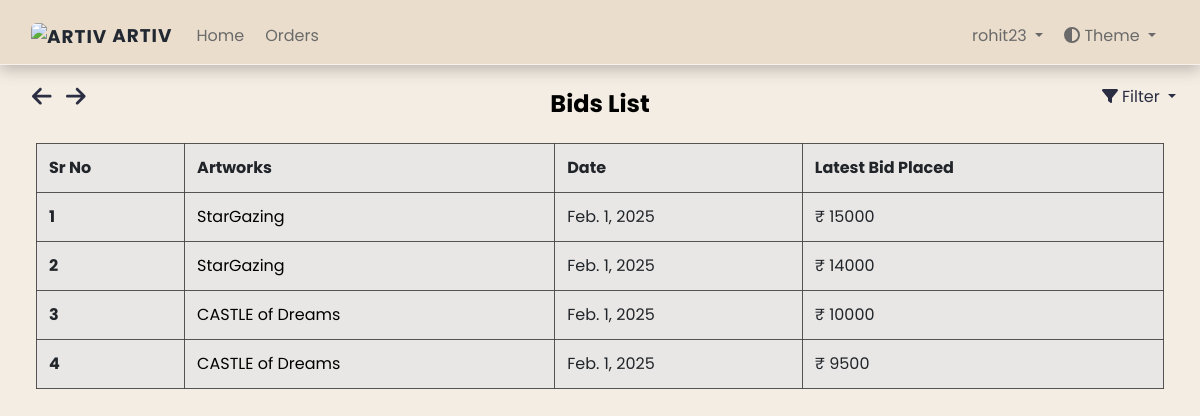
/dashboard/bidlist/ (signed in), run on the app's committed database.
### dashboard/models.py (models this page shows, shortened)
class Bid(models.Model):
    user = models.ForeignKey(settings.AUTH_USER_MODEL, on_delete=models.CASCADE)
    product = models.ForeignKey(Artwork, on_delete=models.CASCADE, related_name="bids")
    bid_date = models.DateField(auto_now_add=True)
    bid_amt = models.IntegerField(default=1)

class Artwork(models.Model):
    SALE_TYPE_CHOICES = [
        ("discount", "Discount"),
        ("auction", "Auction"),
    ]
    sale_type = models.CharField(
        max_length=50, choices=SALE_TYPE_CHOICES, default="auction"
    )
    product_id = models.CharField(max_length=255, default="")
    product_name = models.CharField(max_length=255)
    product_price = models.IntegerField(default=0)
    opening_bid = models.IntegerField(default=0, null=True, blank=True)
    product_cat = models.ForeignKey(
        "Catalogue", on_delete=models.CASCADE, null=True, blank=True
    )
    product_qty = models.IntegerField(default=0)
    product_image = models.ImageField(upload_to="arts/")
    dimension_unit = models.CharField(
        max_length=2, choices=[("cm", "Centimeters"), ("ft", "Feet")]
    )
    length_in_centimeters = models.FloatField(default=0, blank=True, null=True)
    width_in_centimeters = models.FloatField(default=0, blank=True, null=True)
    foot = models.FloatField(default=0, blank=True, null=True)
    inches = models.FloatField(default=0, blank=True, null=True)
    created_at = models.DateTimeField(auto_now_add=True)
    end_date = models.DateField(null=True, blank=True, db_index=True)
    user = models.ForeignKey(
        settings.AUTH_USER_MODEL, on_delete=models.CASCADE, null=True, blank=True
    )
    is_sold = models.BooleanField(default=False)
    is_purchased = models.BooleanField(default=False)
    status = models.CharField(
        max_length=50,
        choices=[
            ("active", "Active"),
            ("closed", "Closed"),
            ("waiting_for_response", "Waiting for Response"),
            ("unsold", "Unsold"),
        ],
        default="active",
    )
    response_deadline = models.DateTimeField(blank=True, null=True, db_index=True)
    buyer_response = models.CharField(
        max_length=11,
        choices=[("yes", "Yes"), ("no", "No"), ("no_response", "No Response")],
        default="no_response",
    )
    discounted_price = models.DecimalField(
        max_digits=10, decimal_places=2, null=True, blank=True
    )
    def __str__(self):
        return self.product_name

### dashboard/views.py (the view)
# urls.py: path('bidlist/', views.BidListView.as_view(), name="bid_list"),
class BidListView(LoginRequiredMixin, ListView):
    model = Bid
    template_name = 'dashboard/bids_list.html'
    context_object_name = 'bids'
    ordering = ['-bid_amt']  # Default ordering by highest bid
    def get_queryset(self):
        queryset = super().get_queryset()
        filter_param = self.request.GET.get('filter')
        if filter_param == 'asc':
            queryset = queryset.order_by('bid_amt')  # Ascending order by bid amount
        elif filter_param == 'desc':
            queryset = queryset.order_by('-bid_amt')  # Descending order by bid amount
        else:
            queryset = queryset.order_by('-bid_amt')  # Default to descending if no filter param
        return queryset

### art/context_processors.py (called while the page is built)
def catalogue_list(request):
    return {"catalogue_list": Catalogue.objects.all()}

### dashboard/models.py (called while the page is built)
    def __str__(self):
        return self.cat_name

### dashboard/templatetags/auth_extras.py (called while the page is built)
@register.filter(name='has_group')
def has_group(user, group_name):
    group = Group.objects.get(name=group_name)
    return True if group in user.groups.all() else False

### templates/dashboard/bids_list.html (shortened to what this page needs)
{% extends './base.html' %}
{% load static %}
{% block links %}
<link rel="stylesheet" href="{% static 'dashboard/css/ordermodel_list.css' %}">
<link rel="stylesheet" href="https://stackpath.bootstrapcdn.com/bootstrap/4.5.2/css/bootstrap.min.css">
{% endblock %}
{% block content %}
{% include './includes/header.html' %}
{% include "art/arrow_button.html" %}
{% load auth_extras %}
    <div class="app-content pt-3 p-md-3 p-lg-4">
        <div class="button-container">
            <i class="fa-solid fa-arrow-left" style="cursor:pointer; font-size:1.4rem; margin-right:10px" onclick="goBack()"></i>
            <i class="fa-solid fa-arrow-right" style="cursor:pointer; font-size:1.4rem; margin-right:15px" onclick="goForward()"></i>
        </div>
        <div class="container-fluid">
            <h1 class="app-page-title">Bids List</h1>
            <div class="filter-dropdown">
                <div class="dropdown-toggle" id="filterDropdown" style="cursor:pointer;" data-toggle="dropdown" aria-haspopup="true" aria-expanded="false">
                    <i class="fa-solid fa-filter"></i> Filter
                </div>
            </div>
        <div class="row g-4 mb-4">
            <div class="table-container">
                <table class="table table-bordered">
                    <thead>
                        <tr>
                            <th scope="col">Sr No</th>
                            <th scope="col">Artworks</th>
                            <th scope="col">Date</th>
                            <th scope="col">Latest Bid Placed</th>
                        </tr>
                    </thead>
                    <tbody>
                        {% for bid in object_list %}
                        <tr>
                            <th scope="row">{{ forloop.counter }}</th>
                            <td>
                                <a href="#" class="artworks-order" data-toggle="modal" data-target="#productModal" data-product-id="{{ bid.product.id }}" data-product-name="{{ bid.product }}" data-product-image-url="{{ bid.product.product_image.url }}" data-product-dimensions="{{ bid.product.length_in_centimeters }} x {{ bid.product.width_in_centimeters }} cm" data-product-catalogue="{{ bid.product.product_cat }}" data-product-opening-bid="₹ {{ bid.product.opening_bid }}" data-last-bid="{{ bid.bid_amt }}">{{ bid.product }}</a>
                            </td>
                            <td>{{ bid.bid_date }}</td>
                            <td>₹ {{ bid.bid_amt }}</td>
                        </tr>
                        {% empty %}
                        <tr>
                            <td colspan="5">
                                <h3>No artworks to show</h3>
                            </td>
                        </tr>
                        {% endfor %}
                    </tbody>
                </table>
            </div>
        </div>
</div>
{% endblock %}

### templates/dashboard/includes/header.html (shortened to what this page needs)
{% load static %}
{% block links %}
<link rel="stylesheet" type="text/css" href="{% static 'dashboard/css/navbar.css' %}" />
{% endblock %}
{% load auth_extras %}
<body>
    <nav class="navbar navbar-expand-lg navbar-light fixed-top">
        <div class="container-fluid">
            <a class="navbar-brand" href="#" data-bs-toggle="modal" data-bs-target="#logoModal">
                <img src="{% static 'images/assets/ARTIV LOGO.png' %}" width="30" height="24" alt="ARTIV">
                ARTIV
            </a>
            <div class="collapse navbar-collapse" id="navbarSupportedContent">
                <ul class="navbar-nav me-auto mb-2 mb-lg-0">
                    <li class="nav-item">
                        <a class="nav-link" href="{% url 'art:index' %}">Home</a>
                    </li>
                    {% if user.is_authenticated %}
                        <li class="nav-item">
                            <a class="nav-link" href="{% url 'dashboard:order_list' %}">Orders</a>
                        </li>
                    {% endif %}
                </ul>
                <ul class="navbar-nav ms-auto mb-2 mb-lg-0">
                    {% if user.is_authenticated %}
                        <li class="nav-item dropdown">
                            <a class="nav-link dropdown-toggle" href="#" id="userDropdown" role="button" data-bs-toggle="dropdown" aria-expanded="false">
                                {{ user }}
                            </a>
                        </li>
                    {% endif %}
                    <li class="nav-item dropdown">
                        <a class="nav-link dropdown-toggle" href="#" id="themeDropdown" role="button" data-bs-toggle="dropdown" aria-expanded="false">
                            <i class="fas fa-adjust"></i> Theme
                        </a>
                    </li>
                </ul>
            </div>
        </div>
    </nav>
</body>
</html>

### static/dashboard/css/ordermodel_list.css (style rules this page uses)
.artworks-order { color: black !important; text-decoration: none !important; }
.table { color: #000000; background-color: rgba(231, 231, 231, 0.9); border-collapse: collapse; margin: 0 auto; border-radius: 5px; border: 1px solid rgba(200, 200, 200, 0.9); }
.table th, .table tr, .table td { border: 1px solid rgba(68, 68, 68, 0.9) !important; }

### static/dashboard/css/navbar.css (style rules this page uses)
body { background-color: #f4ede4; color: #2B2D42; }
html.loaded { visibility: visible; opacity: 1; transition: none; }
.navbar .navbar-brand { color: #E4E4E4; font-size: 1.15rem; font-weight: bold; letter-spacing: 1px; transition: color 0.3s ease; }
.navbar .navbar-brand img { border-radius: 6px; }
.navbar .nav-link { color: #B0B0B0; margin-right: 5px; transition: color 0.3s ease, transform 0.3s ease; }
body.light-mode .navbar { background-color: #eaddcc; color: #000; padding-top: 1rem !important; border-bottom: 1.5px solid rgba(255, 255, 255, 0.603); box-shadow: 0 4px 15px rgba(0, 0, 0, 0.25); }
body.light-mode .navbar .navbar-brand { color: #222831; }
body.light-mode .navbar .nav-link { color: #6a6a6a; }
:root { --border-color: black; }

### static/dashboard/css/unsold.css (style rules this page uses)
.row { justify-content: start; --bs-gutter-y: 1.5rem !important; }
:root { --card-bg-light: #ffffff; --card-bg-dark: #2c2c2c; --text-light: #000000; --text-dark: #ffffff; }
.filter-dropdown { position: absolute; top: 70px; right: 35px; }
.button-container { position: absolute; top: 85px; right: 10px; }

### static/dashboard/css/contact.css (style rules this page uses)
.button-container { position: absolute; top: 85px; left: 2rem; }
:root { --background-color: #eaddcc; --text-color: #000; --link-color: #343434; --link-hover-color: #000000; --title-color: #000; --contact-text-color: #000; }
body { background-color: var(--background-color); color: var(--text-color); }

### static/dashboard/css/faq.css (style rules this page uses)
:root { --background-color: #f8f9fa; --text-color: #000; --link-color: #007bff; --link-hover-color: #0056b3; --title-color: #000; --accordion-bg-color: #fff; --accordion-border-color: #ddd; --accordion-header-bg-color: #f7f7f7; --accordion-header-text-color: #000; }
body { background-color: var(--background-color); color: var(--text-color); }

### static/dashboard/css/index.css (style rules this page uses)
:root { --background-color: #e7e7e7; --text-color: #000; --link-color: #343434; --link-hover-color: #000000; --title-color: #000; --contact-text-color: #000; }
.row { justify-content: start; --bs-gutter-y: 1.5rem !important; }
.filter-dropdown { position: absolute; top: 70px; right: 35px; }
.button-container { position: absolute; top: 85px; left: 2rem; }

### static/home/css/about.css (style rules this page uses)
.light-mode h1, .light-mode h4 { color: black ; }
body, h1, h4, p { margin: 0; padding: 0; }
h1, h4 { text-align: center; }
.container-fluid h1 { margin-top: 10px; }

### static/dashboard/css/artwork_detail.css (style rules this page uses)
:root { --card-bg-light: #eaddcc; --card-bg-dark: #2D2A32; --text-light: #000000; --text-dark: #ffffff; }
body { color: var(--text-color); }
body.light-mode { --card-bg: var(--card-bg-light); --text-color: var(--text-light); }
.button-container { position: absolute; top: 85px; left: 2rem; }

### templates/dashboard/bids_list.html (style rules this page uses)
body { font-family: 'Poppins', sans-serif; }
.filter-dropdown { position: absolute; top: 85px; right: 1.5rem; }

### templates/dashboard/base.html (style rules this page uses)
body { background-color: #f4ede4 !important; color: #2B2D42; }

### data on the page
Bid: product "StarGazing", bid_date "Feb. 1, 2025", bid_amt "15000"
Bid: product "StarGazing", bid_date "Feb. 1, 2025", bid_amt "14000"
Bid: product "CASTLE of Dreams", bid_date "Feb. 1, 2025", bid_amt "10000"
Bid: product "CASTLE of Dreams", bid_date "Feb. 1, 2025", bid_amt "9500"

### other printed values
{{ user }} "rohit23"
